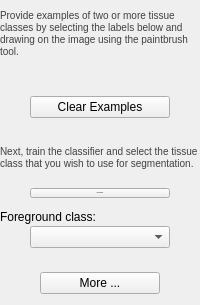
            <widget class="QWidget" name="pgClassify">
             <layout class="QGridLayout" name="gridLayout_5" columnstretch="0">
              <property name="leftMargin">
               <number>0</number>
              </property>
              <property name="topMargin">
               <number>0</number>
              </property>
              <property name="rightMargin">
               <number>0</number>
              </property>
              <property name="verticalSpacing">
               <number>2</number>
              </property>
              <item row="17" column="0">
               <widget class="QWidget" name="widget_8" native="true">
                <layout class="QHBoxLayout" name="horizontalLayout_7">
                 <property name="leftMargin">
                  <number>0</number>
                 </property>
                 <property name="topMargin">
                  <number>0</number>
                 </property>
                 <property name="rightMargin">
                  <number>0</number>
                 </property>
                 <property name="bottomMargin">
                  <number>0</number>
                 </property>
                </layout>
               </widget>
              </item>
              <item row="2" column="0" alignment="Qt::AlignHCenter">
               <widget class="ColorLabelQuickListWidget" name="boxLabelQuickList" native="true">
                <property name="minimumSize">
                 <size>
                  <width>0</width>
                  <height>20</height>
                 </size>
                </property>
               </widget>
              </item>
              <item row="3" column="0">
               <spacer name="verticalSpacer_18">
                <property name="orientation">
                 <enum>Qt::Vertical</enum>
                </property>
                <property name="sizeType">
                 <enum>QSizePolicy::Fixed</enum>
                </property>
                <property name="sizeHint" stdset="0">
                 <size>
                  <width>20</width>
                  <height>4</height>
                 </size>
                </property>
               </spacer>
              </item>
              <item row="5" column="0">
               <spacer name="verticalSpacer_14">
                <property name="orientation">
                 <enum>Qt::Vertical</enum>
                </property>
                <property name="sizeType">
                 <enum>QSizePolicy::Fixed</enum>
                </property>
                <property name="sizeHint" stdset="0">
                 <size>
                  <width>20</width>
                  <height>10</height>
                 </size>
                </property>
               </spacer>
              </item>
              <item row="6" column="0">
               <widget class="QLabel" name="label_25">
                <property name="sizePolicy">
                 <sizepolicy hsizetype="Expanding" vsizetype="Preferred">
                  <horstretch>0</horstretch>
                  <verstretch>0</verstretch>
                 </sizepolicy>
                </property>
                <property name="minimumSize">
                 <size>
                  <width>0</width>
                  <height>56</height>
                 </size>
                </property>
                <property name="styleSheet">
                 <string notr="true">font-size:10px;
color: rgb(64, 64, 64)</string>
                </property>
                <property name="text">
                 <string>&lt;html&gt;&lt;head/&gt;&lt;body&gt;&lt;p&gt;Next, train the classifier and select the tissue class that you wish to use for segmentation.&lt;/p&gt;&lt;/body&gt;&lt;/html&gt;</string>
                </property>
                <property name="wordWrap">
                 <bool>true</bool>
                </property>
               </widget>
              </item>
              <item row="15" column="0">
               <spacer name="verticalSpacer_17">
                <property name="orientation">
                 <enum>Qt::Vertical</enum>
                </property>
                <property name="sizeType">
                 <enum>QSizePolicy::Fixed</enum>
                </property>
                <property name="sizeHint" stdset="0">
                 <size>
                  <width>20</width>
                  <height>10</height>
                 </size>
                </property>
               </spacer>
              </item>
              <item row="14" column="0" alignment="Qt::AlignHCenter">
               <widget class="QComboBox" name="inClassifyForeground">
                <property name="minimumSize">
                 <size>
                  <width>140</width>
                  <height>0</height>
                 </size>
                </property>
                <property name="maximumSize">
                 <size>
                  <width>150</width>
                  <height>16777215</height>
                 </size>
                </property>
                <property name="toolTip">
                 <string>&lt;html&gt;&lt;head/&gt;&lt;body&gt;&lt;p&gt;Select the tissue class that you would like to perform segmentation on. The rest of the tissue classes you defined will be considered background.&lt;/p&gt;&lt;/body&gt;&lt;/html&gt;</string>
                </property>
               </widget>
              </item>
              <item row="12" column="0">
               <spacer name="verticalSpacer_6">
                <property name="orientation">
                 <enum>Qt::Vertical</enum>
                </property>
                <property name="sizeType">
                 <enum>QSizePolicy::Fixed</enum>
                </property>
                <property name="sizeHint" stdset="0">
                 <size>
                  <width>20</width>
                  <height>10</height>
                 </size>
                </property>
               </spacer>
              </item>
              <item row="13" column="0">
               <widget class="QLabel" name="label_9">
                <property name="text">
                 <string>Foreground class:</string>
                </property>
               </widget>
              </item>
              <item row="1" column="0">
               <widget class="QLabel" name="label_12">
                <property name="sizePolicy">
                 <sizepolicy hsizetype="Expanding" vsizetype="Preferred">
                  <horstretch>0</horstretch>
                  <verstretch>0</verstretch>
                 </sizepolicy>
                </property>
                <property name="minimumSize">
                 <size>
                  <width>0</width>
                  <height>68</height>
                 </size>
                </property>
                <property name="styleSheet">
                 <string notr="true">font-size:10px;
color: rgb(64, 64, 64)</string>
                </property>
                <property name="text">
                 <string>&lt;html&gt;&lt;head/&gt;&lt;body&gt;&lt;p&gt;Provide examples of two or more tissue classes by selecting the labels below and drawing on the image using the paintbrush tool.&lt;/p&gt;&lt;/body&gt;&lt;/html&gt;</string>
                </property>
                <property name="wordWrap">
                 <bool>true</bool>
                </property>
               </widget>
              </item>
              <item row="7" column="0" alignment="Qt::AlignHCenter">
               <widget class="QPushButton" name="btnClassifyTrain">
                <property name="sizePolicy">
                 <sizepolicy hsizetype="Minimum" vsizetype="Fixed">
                  <horstretch>0</horstretch>
                  <verstretch>0</verstretch>
                 </sizepolicy>
                </property>
                <property name="minimumSize">
                 <size>
                  <width>140</width>
                  <height>0</height>
                 </size>
                </property>
                <property name="maximumSize">
                 <size>
                  <width>140</width>
                  <height>16777215</height>
                 </size>
                </property>
                <property name="font">
                 <font>
                  <pointsize>-1</pointsize>
                 </font>
                </property>
                <property name="toolTip">
                 <string>&lt;html&gt;&lt;head/&gt;&lt;body&gt;&lt;p&gt;This button trains the random forest classifier. The classifier assigns a probability value to each voxel of belonging to the 'foreground' class vs. belonging to all other classes. You must train a classifier before proceeding to the next step.&lt;/p&gt;&lt;/body&gt;&lt;/html&gt;</string>
                </property>
                <property name="text">
                 <string>Train Classifier</string>
                </property>
               </widget>
              </item>
              <item row="4" column="0" alignment="Qt::AlignHCenter">
               <widget class="QPushButton" name="btnClassifyClearExamples">
                <property name="sizePolicy">
                 <sizepolicy hsizetype="Preferred" vsizetype="Fixed">
                  <horstretch>0</horstretch>
                  <verstretch>0</verstretch>
                 </sizepolicy>
                </property>
                <property name="minimumSize">
                 <size>
                  <width>140</width>
                  <height>0</height>
                 </size>
                </property>
                <property name="maximumSize">
                 <size>
                  <width>140</width>
                  <height>16777215</height>
                 </size>
                </property>
                <property name="toolTip">
                 <string>&lt;html&gt;&lt;head/&gt;&lt;body&gt;&lt;p&gt;Clear all the examples of the tissue classes painted in the image. This is useful if you want to retrain your classifier using new examples. It is also a good idea to clear examples before pressing 'Next'.&lt;/p&gt;&lt;/body&gt;&lt;/html&gt;</string>
                </property>
                <property name="text">
                 <string>Clear Examples</string>
                </property>
               </widget>
              </item>
              <item row="16" column="0">
               <spacer name="verticalSpacer_16">
                <property name="orientation">
                 <enum>Qt::Vertical</enum>
                </property>
                <property name="sizeType">
                 <enum>QSizePolicy::Expanding</enum>
                </property>
                <property name="sizeHint" stdset="0">
                 <size>
                  <width>20</width>
                  <height>10</height>
                 </size>
                </property>
               </spacer>
              </item>
              <item row="18" column="0" alignment="Qt::AlignHCenter">
               <widget class="QPushButton" name="btnClassifyDetail">
                <property name="minimumSize">
                 <size>
                  <width>120</width>
                  <height>0</height>
                 </size>
                </property>
                <property name="maximumSize">
                 <size>
                  <width>120</width>
                  <height>16777215</height>
                 </size>
                </property>
                <property name="toolTip">
                 <string>&lt;html&gt;&lt;head/&gt;&lt;body&gt;&lt;p&gt;&lt;span style=&quot; font-size:12pt;&quot;&gt;Display additional classification parameters&lt;/span&gt;&lt;/p&gt;&lt;/body&gt;&lt;/html&gt;</string>
                </property>
                <property name="text">
                 <string>More ...</string>
                </property>
               </widget>
              </item>
             </layout>
            </widget>
